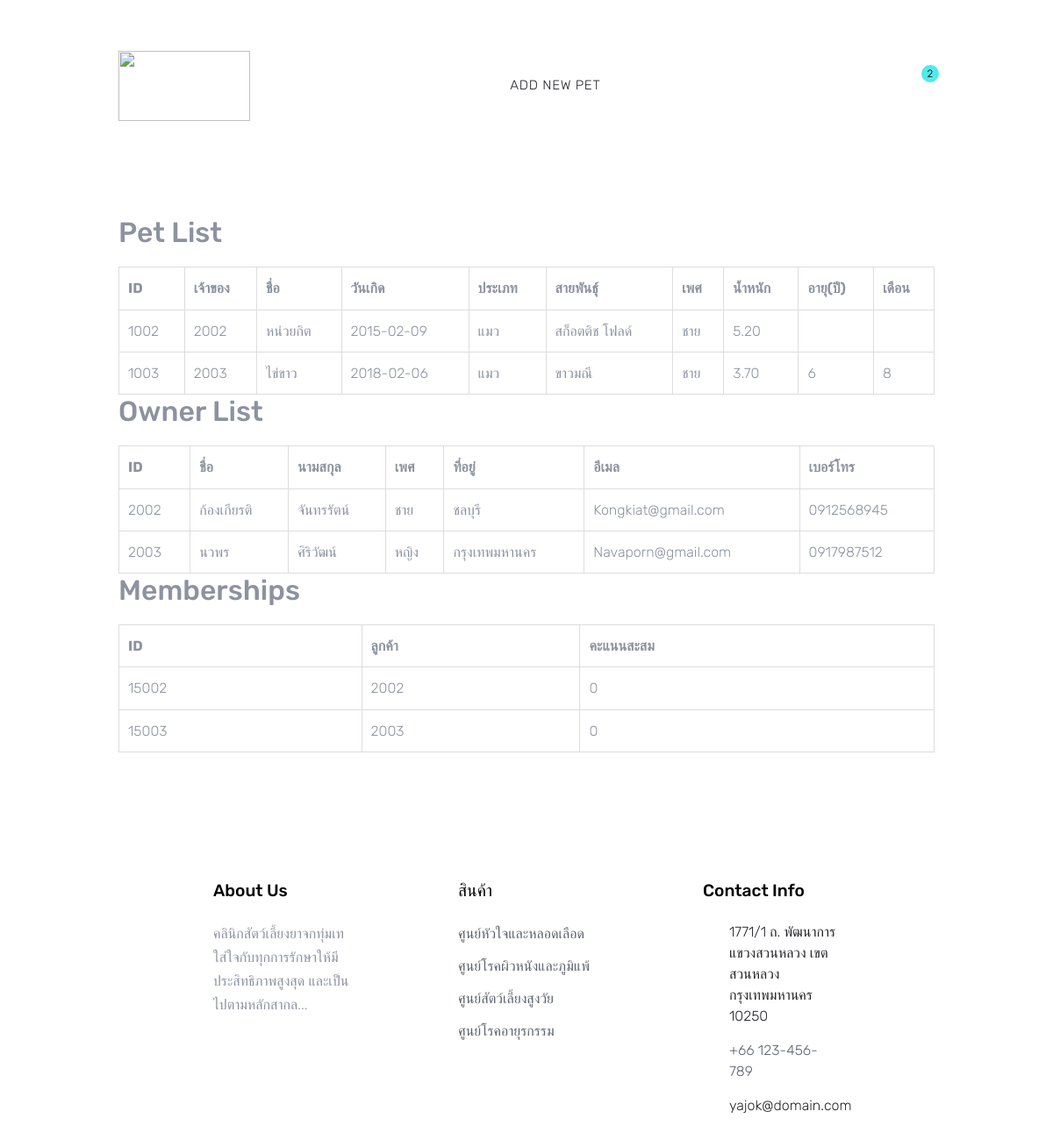
Screenshot of /code/pet_table.php with the database file from the repository.
### tables this page shows
CREATE TABLE `pet` (
  `Pet_ID` int(11) NOT NULL,
  `CUS_ID` int(11) DEFAULT NULL,
  `Pet_Name` varchar(255) DEFAULT NULL,
  `Pet_Birthday` date DEFAULT NULL,
  `Pet_Type` varchar(200) DEFAULT NULL,
  `Pet_Breed` varchar(255) DEFAULT NULL,
  `Pet_Gender` varchar(200) DEFAULT NULL,
  `Pet_Weight` decimal(5,2) DEFAULT NULL,
  `Age_Years` int(11) DEFAULT NULL,
  `Age_Months` int(11) DEFAULT NULL
);

CREATE TABLE `customer` (
  `CUS_ID` int(11) NOT NULL,
  `CUS_Firstname` varchar(255) DEFAULT NULL,
  `CUS_Lastname` varchar(255) DEFAULT NULL,
  `CUS_Gender` varchar(200) DEFAULT NULL,
  `CUS_Address` varchar(255) DEFAULT NULL,
  `CUS_Mail` varchar(255) DEFAULT NULL,
  `CUS_Tel` varchar(15) DEFAULT NULL
);

CREATE TABLE `memberships` (
  `Membership_ID` int(11) NOT NULL,
  `CUS_ID` int(11) DEFAULT NULL,
  `Membership_Total` int(11) DEFAULT NULL
);

### code/pet_table.php (the view, shortened to what this page needs)
<?php
$conn = new mysqli('localhost', 'root', '', 'clinics');
$sql_pet = "SELECT Pet_ID, CUS_ID, Pet_Name, Pet_Birthday, Pet_Type, Pet_Breed, Pet_Gender, Pet_Weight, Age_Years, Age_Months FROM pet";
$result_pet = $conn->query($sql_pet);
$sql_cus = "SELECT CUS_ID, CUS_Firstname, CUS_Lastname, CUS_Gender, CUS_Address, CUS_Mail, CUS_Tel FROM customer";
$result_cus = $conn->query($sql_cus);
$sql_mem = "SELECT Membership_ID, CUS_ID, Membership_Total FROM memberships";
$result_mem = $conn->query($sql_mem);
?>
<!DOCTYPE html>
<html lang="en">
<head>
  <link rel="stylesheet" href="fonts/icomoon/style.css">
  <link rel="stylesheet" href="css/bootstrap.min.css">
  <link rel="stylesheet" href="css/magnific-popup.css">
  <link rel="stylesheet" href="css/jquery-ui.css">
  <link rel="stylesheet" href="css/owl.carousel.min.css">
  <link rel="stylesheet" href="css/owl.theme.default.min.css">
  <link rel="stylesheet" href="css/aos.css">
  <link rel="stylesheet" href="css/style.css">
</head>
<body>
  <div class="site-wrap">
    <div class="site-navbar py-2">
      <div class="container">
        <div class="d-flex align-items-center justify-content-between">
          <div class="logo">
            <div class="site-logo">
              <a href="home.php" class="js-logo-clone"><img src="./images/YAJOK.png" style="width:150px;height:80px;"></a>
            </div>
          </div>
          <div class="main-nav d-none d-lg-block">
            <nav class="site-navigation text-right text-md-center" role="navigation">
              <ul class="site-menu js-clone-nav d-none d-lg-block">
                <li><a href="pet.php">Add New Pet</a></li>
              </ul>
            </nav>
          </div>
          <div class="icons">
            <a href="#" class="icons-btn d-inline-block js-search-open"><span class="icon-search"></span></a>
            <a href="cart.html" class="icons-btn d-inline-block bag">
              <span class="icon-shopping-bag"></span>
              <span class="number">2</span>
            </a>
          </div>
        </div>
      </div>
    </div>
    <div class="container">
      <h2>Pet List</h2>
      <table>
        <tr>
          <th>ID</th>
          <th>เจ้าของ</th>
          <th>ชื่อ</th>
          <th>วันเกิด</th>
          <th>ประเภท</th>
          <th>สายพันธุ์</th>
          <th>เพศ</th>
          <th>น้ำหนัก</th>
          <th>อายุ(ปี)</th>
          <th>เดือน</th>
        </tr>
        <?php if ($result_pet && $result_pet->num_rows > 0) { ?>
  <?php while($row = $result_pet->fetch_assoc()) { ?>
    <tr>
      <td><?php echo htmlspecialchars($row['Pet_ID']); ?></td>
      <td><?php echo htmlspecialchars($row['CUS_ID']); ?></td>
      <td><?php echo htmlspecialchars($row['Pet_Name']); ?></td>
      <td><?php echo htmlspecialchars($row['Pet_Birthday']); ?></td>
      <td><?php echo htmlspecialchars($row['Pet_Type']); ?></td>
      <td><?php echo htmlspecialchars($row['Pet_Breed']); ?></td>
      <td><?php echo htmlspecialchars($row['Pet_Gender']); ?></td>
      <td><?php echo htmlspecialchars($row['Pet_Weight']); ?></td>
      <td><?php echo htmlspecialchars($row['Age_Years']); ?></td>
      <td><?php echo htmlspecialchars($row['Age_Months']); ?></td>
    </tr>
  <?php } ?>
<?php } else { ?>
  <tr>
    <td colspan="10">ไม่พบข้อมูล</td>
  </tr>
<?php } ?>
      </table>
      <h2>Owner List</h2>
      <table>
        <tr>
          <th>ID</th>
          <th>ชื่อ</th>
          <th>นามสกุล</th>
          <th>เพศ</th>
          <th>ที่อยู่</th>
          <th>อีเมล</th>
          <th>เบอร์โทร</th>
        </tr>
        <?php if ($result_cus && $result_cus->num_rows > 0) { ?>
      <?php while($row = $result_cus->fetch_assoc()) { ?>
      <tr>
      <td><?php echo htmlspecialchars($row['CUS_ID']); ?></td>
      <td><?php echo htmlspecialchars($row['CUS_Firstname']); ?></td>
      <td><?php echo htmlspecialchars($row['CUS_Lastname']); ?></td>
      <td><?php echo htmlspecialchars($row['CUS_Gender']); ?></td>
      <td><?php echo htmlspecialchars($row['CUS_Address']); ?></td>
      <td><?php echo htmlspecialchars($row['CUS_Mail']); ?></td>
      <td><?php echo htmlspecialchars($row['CUS_Tel']); ?></td>
      </tr>
      <?php } ?>
      <?php } else { ?>
      <tr>
      <td colspan="10">ไม่พบข้อมูล</td>
      </tr>
      <?php } ?>
      </table>
      <h2>Memberships</h2>
    <table>
      <tr>
        <th>ID</th>
        <th>ลูกค้า</th>
        <th>คะแนนสะสม</th>
      </tr>
      <?php if ($result_mem && $result_mem->num_rows > 0) { ?>
    <?php while($row = $result_mem->fetch_assoc()) { ?>
    <tr>
    <td><?php echo htmlspecialchars($row['Membership_ID']); ?></td>
    <td><?php echo htmlspecialchars($row['CUS_ID']); ?></td>
    <td><?php echo htmlspecialchars($row['Membership_Total']); ?></td>
    </tr>
    <?php } ?>
    <?php } else { ?>
    <tr>
    <td colspan="10">ไม่พบข้อมูล</td>
    </tr>
    <?php } ?>
    </table>
    <footer class="site-footer">
      <div class="container">
        <div class="row">
          <div class="col-md-6 col-lg-3 mb-4 mb-lg-0">
            <div class="block-7">
              <h3 class="footer-heading mb-4">About Us</h3>
              <p>คลินิกสัตว์เลี้ยงยาจกทุ่มเทใส่ใจกับทุกการรักษาให้มีประสิทธิภาพสูงสุด และเป็นไปตามหลักสากล...</p>
            </div>
          </div>
          <div class="col-lg-3 mx-auto mb-5 mb-lg-0">
            <h3 class="footer-heading mb-4">สินค้า</h3>
            <ul class="list-unstyled">
              <li><a href="#">ศูนย์หัวใจและหลอดเลือด</a></li>
              <li><a href="#">ศูนย์โรคผิวหนังและภูมิแพ้</a></li>
              <li><a href="#">ศูนย์สัตว์เลี้ยงสูงวัย</a></li>
              <li><a href="#">ศูนย์โรคอายุรกรรม</a></li>
            </ul>
          </div>
          <div class="col-md-6 col-lg-3">
            <div class="block-5 mb-5">
              <h3 class="footer-heading mb-4">Contact Info</h3>
              <ul class="list-unstyled">
                <li class="address">1771/1 ถ. พัฒนาการ แขวงสวนหลวง เขตสวนหลวง กรุงเทพมหานคร 10250</li>
                <li class="phone"><a href="tel://23923929210">+66 123-456-789</a></li>
                <li class="email">yajok@domain.com</li>
              </ul>
            </div>
          </div>
        </div>
      </div>
    </footer>
  </div>
</body>
</html>

### code/css/style.css (style rules this page uses)
body { line-height: 1.7; color: #8c92a0; font-weight: 300; font-size: 16px; }
.container { width: 80%; margin: 50px auto; }
table { width: 100%; border-collapse: collapse; margin-top: 20px; }
th, td { padding: 10px; border: 1px solid #ddd; text-align: left; }
a { -webkit-transition: .3s all ease; -o-transition: .3s all ease; transition: .3s all ease; }
.site-wrap:before { -webkit-transition: .3s all ease-in-out; -o-transition: .3s all ease-in-out; transition: .3s all ease-in-out; background: rgba(0, 0, 0, 0.6); content: ""; position: absolute; z-index: 2000; top: 0; left: 0; right: 0; bottom: 0; opacity: 0; visibility: hidden; }
.site-footer { padding: 6em 0; }
.site-footer ul li { margin-bottom: 10px; }
.site-footer ul li a { color: #5c626e; }
.site-footer .footer-heading { font-size: 1.2rem; color: #000; margin-bottom: 1rem; }
.site-logo a { text-transform: uppercase; letter-spacing: .2em; font-size: 22px; color: #000 !important; font-weight: 900; }
.icons-btn { display: inline-block; text-align: center; }
.icons-btn span { display: block; height: 40px; width: 40px; line-height: 40px; }
.site-navbar { margin-bottom: 0px; z-index: 1999; position: relative; top: 0; width: 100%; background: #fff; }
.site-navbar a { color: #000; }
.site-navbar .site-navigation .site-menu { margin-left: 0; padding-left: 0; margin-bottom: 0; }
.site-navbar .site-navigation .site-menu a { text-decoration: none !important; font-size: 15px; display: inline-block; }
.site-navbar .site-navigation .site-menu > li { display: inline-block; padding: 10px 5px; }
.site-navbar .site-navigation .site-menu > li > a { padding: 10px 10px; text-transform: uppercase; letter-spacing: .05em; color: #25262a; font-size: 15px; text-decoration: none !important; }
.block-5 ul, .block-5 ul li { list-style: none; padding: 0; margin: 0; line-height: 1.5; }
.block-5 ul li { padding-left: 30px; position: relative; margin-bottom: 15px; color: #25262a; }
.block-5 ul li:before { top: 0; font-family: "icomoon"; content: ""; position: absolute; left: 0; font-size: 20px; line-height: 1; color: #51eaea; }
.block-5 ul li.address:before { content: "\e8b4"; }
.block-5 ul li.email:before { content: "\f0e0"; }
.block-5 ul li.phone:before { content: "\f095"; }
.bag { position: relative; }
.bag .number { position: absolute; top: 0; width: 20px; height: 20px; border-radius: 50%; line-height: 20px; color: #000; font-size: 12px; background: #51eaea; right: -5px; }

### rows the page displays
pet: Pet_ID "1002", CUS_ID "2002", Pet_Name "หน่วยกิต", Pet_Birthday "2015-02-09", Pet_Type "แมว", Pet_Breed "สก็อตติช โฟลด์", Pet_Gender "ชาย", Pet_Weight "5.20"
pet: Pet_ID "1003", CUS_ID "2003", Pet_Name "ไข่ขาว", Pet_Birthday "2018-02-06", Pet_Type "แมว", Pet_Breed "ขาวมณี", Pet_Gender "ชาย", Pet_Weight "3.70", Age_Years "6", Age_Months "8"
customer: CUS_ID "2002", CUS_Firstname "ก้องเกียรติ", CUS_Lastname "จันทรรัตน์", CUS_Gender "ชาย", CUS_Address "ชลบุรี", CUS_Mail "Kongkiat@gmail.com", CUS_Tel "0912568945"
customer: CUS_ID "2003", CUS_Firstname "นวพร", CUS_Lastname "ศิริวัฒน์", CUS_Gender "หญิง", CUS_Address "กรุงเทพมหานคร", CUS_Mail "Navaporn@gmail.com", CUS_Tel "0917987512"
memberships: Membership_ID "15002", CUS_ID "2002", Membership_Total "0"
memberships: Membership_ID "15003", CUS_ID "2003", Membership_Total "0"
